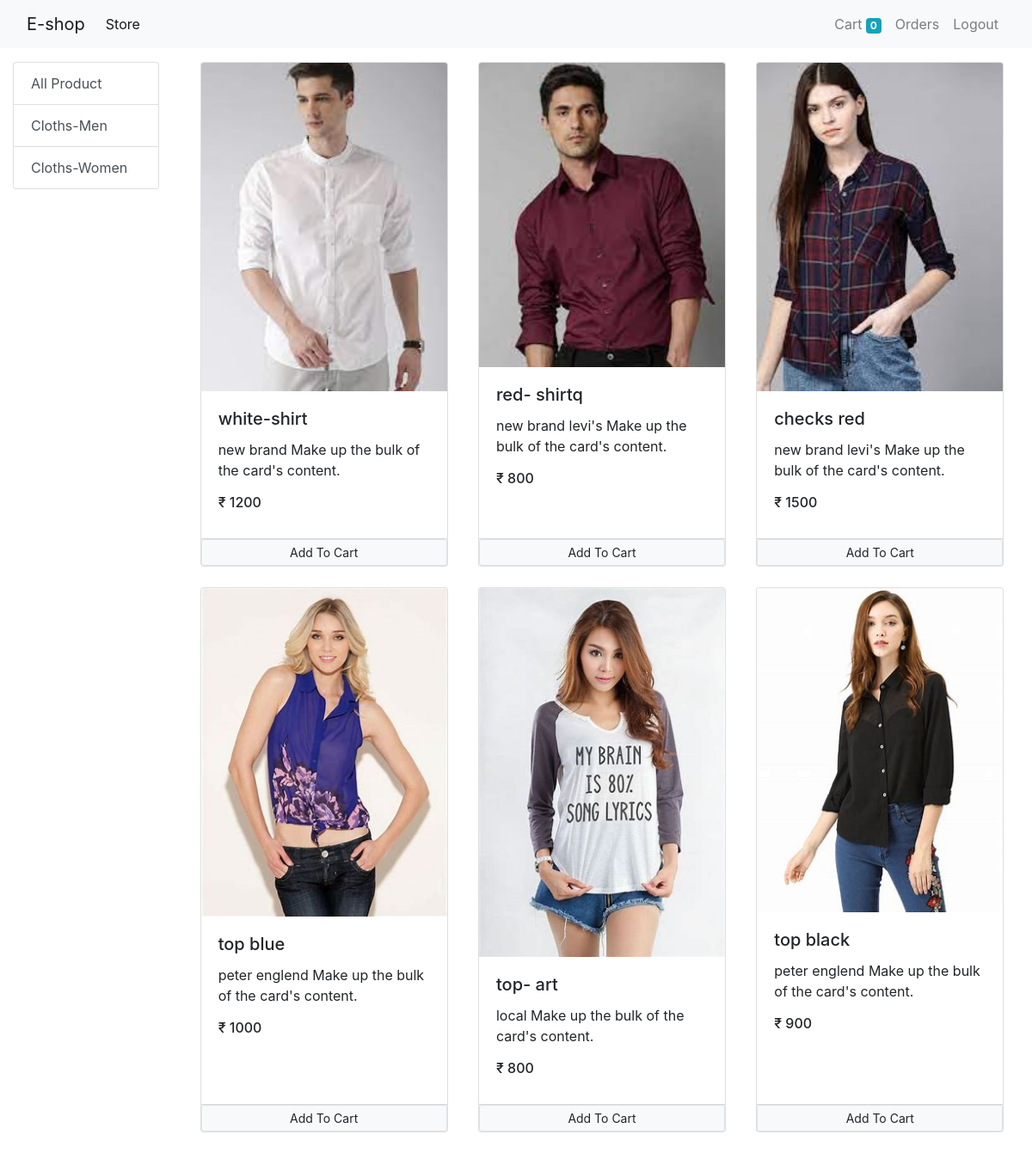
The page / (signed in) on the database its author committed.
### Store/models/category.py (models this page shows, shortened)
class Category(models.Model):
    name = models.CharField(max_length=50)
    @staticmethod
    def get_all_category():
        return Category.objects.all()

### Store/models/product.py (models this page shows, shortened)
class Product(models.Model):
    name = models.CharField(max_length=50)
    price = models.IntegerField(default=0)
    category = models.ForeignKey(Category, on_delete=models.CASCADE, default=0)
    description = models.CharField(max_length=200, default='', null=True, blank=True)
    image = models.ImageField(upload_to='uploads/products/')
    @staticmethod
    def get_all_product():
        return Product.objects.all()

### Store/views/home.py (the view, shortened to what this page needs)
# urls.py: path('', Index.as_view(), name="home"),
class Index(View):
    def get(self, request):
        cart = request.session.get('cart')
        if not cart:
            request.session.cart = {}
        product = None
        category = Category.get_all_category()
        categoryId = request.GET.get('category')
        if categoryId:
            print('check home',product)
            product = Product.get_prod_id(categoryId)
        else:
            product = Product.get_all_product()
        data = {'product': product, 'category': category}
        print("your email id is 1", request.session.get('email'))
        return render(request, 'index.html', data)

### Store/templatetags/cart.py (called while the page is built)
@register.filter(name='is_in_cart')
def is_in_cart(product, cart):
    print("check cart", cart)
    keys = cart.keys()
    for id in keys:
        if int(id) == product.id:
            return True
    return False;

### Store/templatetags/custom_filter.py (called while the page is built)
@register.filter(name='currency')
def currency(number):
    return "₹ " + str(number)

### Store/templates/index.html (shortened to what this page needs)
{% extends 'base.html'%}
{% block content %}
{% load cart %}
{% load custom_filter%}
<div class="container-fluid mt-3">
   <div class="row">
       <div class="col-lg-2 ">
            <div class="list-group">
                                <a href="/" class="list-group-item list-group-item-action">All Product</a>
                {% for cat in category%}
                <a href="/?category={{cat.id}}" class="list-group-item list-group-item-action">{{cat.name}}</a>
                {% endfor %}
            </div>
       </div>
       <div id="product" class="col-lg-10 mx-auto">
              <div class="row mx-auto">
      {% for prod in product%}
         <div class="card mx-auto mb-4" id="{{prod.id}}" style="width: 18rem;">
          <img src="{{prod.image.url}}" class="card-img-top" alt="...">
              <div class="card-body">
                <h5 class="card-title">{{prod.name}}</h5>
                <p class="card-text">{{prod.description}} Make up the bulk of the card's content.</p>
                  <h6 class="card-title">{{prod.price|currency}}</h6>
              </div>
             <div class="card-footer no-gutters p-0  ">
                    {% if prod|is_in_cart:request.session.cart %}
             <div class="row no-gutters" >
                <form action="/#{{prod.id}}" method="post" class="col-2">
                    {% csrf_token %}
                      <input hidden type="text" name="prod" value='{{prod.id}}'>
                      <input hidden type="text" name="remove" value='True'>
                      <input type="submit" value=" - " class="btn btn-block btn-secondary">
                 </form>
             <div class="text-center col">{{prod|cart_count:request.session.cart}} in cart</div>
                 <form action="/#{{prod.id}}" method="post" class="col-2">
                       {% csrf_token %}
                      <input hidden type="text" name="prod" value='{{prod.id}}'>
                      <input type="submit" value=" + " class="btn btn-block btn-secondary">
                 </form>
             </div>
                    {% else %}
                  <form action="/#{{prod.id}}" method="post" class="btn-block">
                      <input type="submit" class="btn btn-light btn-block border btn-sm" value="Add To Cart">
                  </form>
                    {% endif %}
             </div>
        </div>
      {% endfor %}
  </div>
       </div>
   </div>
</div>
{% endblock %}

### rows shown on the page
Category: name "Cloths-Men"
Category: name "Cloths-Women"
Product: {{ prod.id }} 1 (drawn), image (picture), name "white-shirt", description "new brand", price "₹ 1200"
Product: image (picture), name "red- shirtq", description "new brand levi's", price "₹ 800"
Product: image (picture), name "checks red", description "new brand levi's", price "₹ 1500"
Product: image (picture), name "top blue", description "peter englend", price "₹ 1000"
Product: image (picture), name "top- art", description "local", price "₹ 800"
Product: image (picture), name "top black", description "peter englend", price "₹ 900"

### other values the page prints
{{ request.session.cart.keys|length }} "0"
